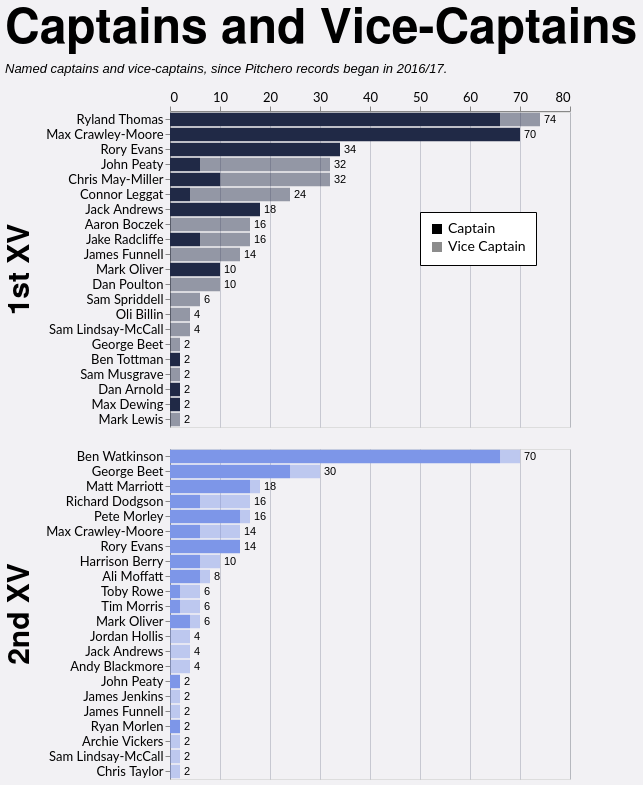

Specify this chart in Vega-Lite:
### Vega-Lite specification from a JSON file in a GitHub repository (floating-point values rounded to 4 significant figures; data arrays with more than 128 entries replaced by an {"elided": "..."} marker saying what was removed)
{"config": {"axis": {"labelFont": "Lato, sans-serif", "titleFont": "PT Sans Narrow, Helvetica Neue, Helvetica, Arial, sans-serif", "labelFontSize": 13, "titleFontSize": 24, "gridColor": "#202947", "gridOpacity": 0.2}, "header": {"labelFont": "PT Sans Narrow, Helvetica Neue, Helvetica, Arial, sans-serif", "titleFont": "PT Sans Narrow, Helvetica Neue, Helvetica, Arial, sans-serif", "labelFontSize": 24, "titleFontSize": 28, "labelFontWeight": "bold", "orient": "left"}, "legend": {"labelFont": "Lato, sans-serif", "titleFont": "PT Sans Narrow, Helvetica Neue, Helvetica, Arial, sans-serif", "labelFontSize": 14, "titleFontSize": 16, "titlePadding": 5, "fillColor": "white", "strokeColor": "black", "padding": 10, "titleFontWeight": "lighter", "titleFontStyle": "italic", "titleColor": "gray", "offset": 10}, "title": {"font": "PT Sans Narrow, Helvetica Neue, Helvetica, Arial, sans-serif", "fontSize": 48, "fontWeight": "bold", "anchor": "start", "align": "center", "titlePadding": 20, "subtitlePadding": 10, "subtitleFontSize": 13, "subtitleColor": "", "subtitleFontStyle": "italic", "offset": 15, "color": "black"}, "axisX": {"labelAngle": 0}, "facet": {"title": null, "header": null, "align": {"row": "each", "column": "each"}}, "resolve": {"scale": {"y": "independent", "facet": "independent"}}, "background": "#f2f1f4"}, "data": {"name": "data-d446569e16c964c5483f18442ec59c4b"}, "facet": {"row": {"field": "squad", "header": {"labelExpr": "datum.value + ' XV'", "labelFontSize": 30, "title": null}, "sort": ["1st", "2nd"], "title": null, "type": "nominal"}}, "spec": {"layer": [{"mark": {"type": "bar"}, "encoding": {"color": {"field": "squad", "legend": null, "scale": {"domain": ["1st", "2nd"], "range": ["#202946", "#7d96e8"]}, "sort": ["1st", "2nd"], "type": "nominal"}, "opacity": {"field": "role", "legend": {"legendX": 250, "legendY": 100, "orient": "none", "title": null}, "scale": {"domain": ["Captain", "Vice Captain"], "range": [1.0, 0.45]}, "sort": ["Captain", "Vice Captain"], "type": "nominal"}, "order": {"field": "stack_order", "sort": "ascending", "type": "quantitative"}, "tooltip": [{"field": "player", "title": "Player", "type": "nominal"}, {"field": "squad", "title": "Squad", "type": "nominal"}, {"field": "role", "title": "Role", "type": "nominal"}, {"field": "games_agg", "title": "Games", "type": "quantitative"}], "x": {"axis": {"orient": "top", "title": null}, "field": "x0", "type": "quantitative"}, "x2": {"field": "x2"}, "y": {"field": "player", "sort": {"field": "sort_total", "order": "descending"}, "title": null, "type": "nominal"}}, "transform": [{"aggregate": [{"op": "sum", "field": "games", "as": "games_agg"}, {"op": "max", "field": "sort_total", "as": "sort_total"}], "groupby": ["player", "squad", "role", "stack_order"]}, {"window": [{"op": "sum", "field": "games_agg", "as": "x2"}], "frame": [null, 0], "groupby": ["player", "squad"], "sort": [{"field": "stack_order", "order": "ascending"}]}, {"calculate": "datum.x2 - datum.games_agg", "as": "x0"}]}, {"mark": {"type": "text", "align": "left", "baseline": "middle", "color": "black", "dx": 4, "fontSize": 11}, "encoding": {"text": {"field": "total_games", "format": ".0f", "type": "quantitative"}, "x": {"axis": {"orient": "top", "title": null}, "field": "total_games", "type": "quantitative"}, "y": {"field": "player", "sort": {"field": "sort_total", "order": "descending"}, "title": null, "type": "nominal"}}, "transform": [{"aggregate": [{"op": "sum", "field": "games", "as": "total_games"}, {"op": "max", "field": "sort_total", "as": "sort_total"}], "groupby": ["player", "squad"]}]}], "height": {"step": 15}, "width": 400}, "resolve": {"scale": {"y": "independent"}}, "title": {"text": "Captains and Vice-Captains", "subtitle": "Named captains and vice-captains, since Pitchero records began in 2016/17."}, "$schema": "https://vega.github.io/schema/vega-lite/v5.20.1.json", "datasets": {"data-d446569e16c964c5483f18442ec59c4b": {"elided": "199 records"}}}
